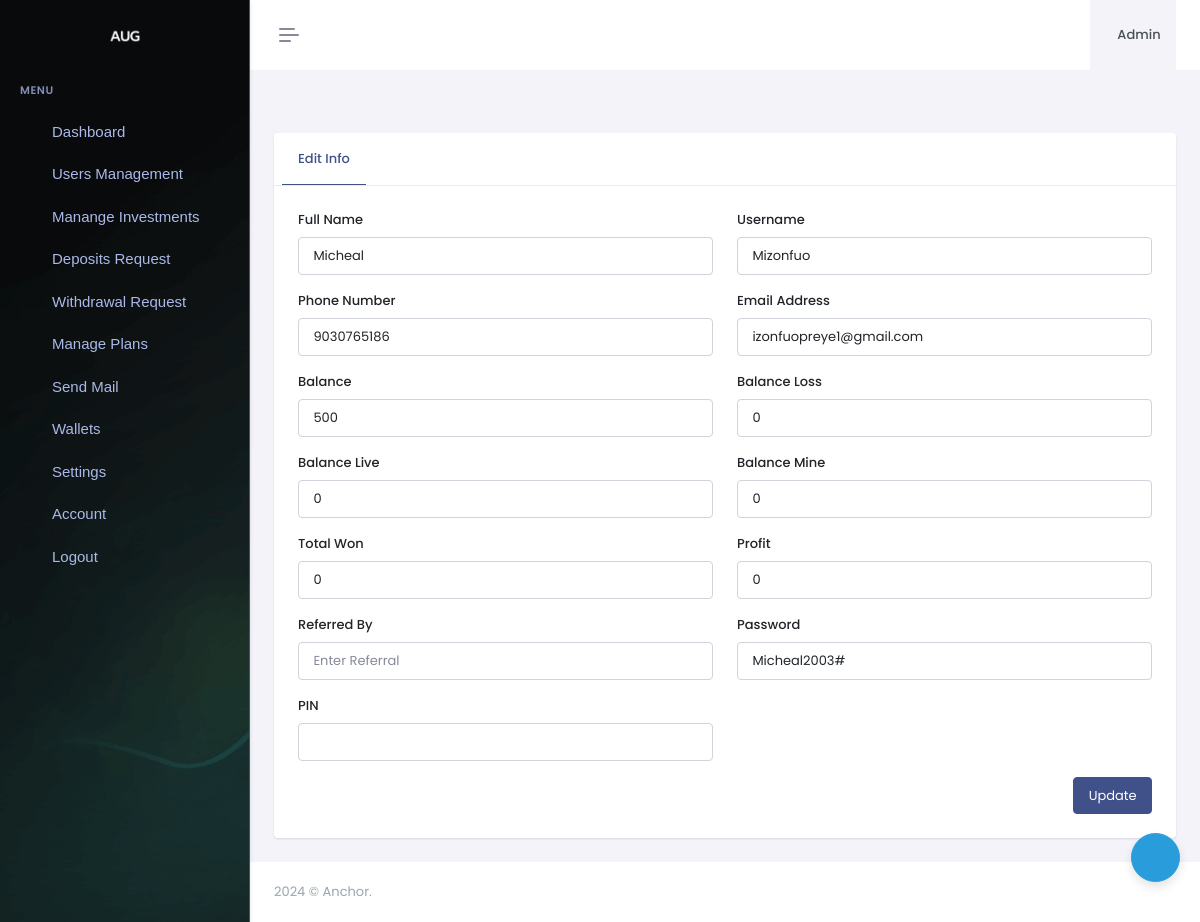
The page /uadmin/user-edit.php?email=izonfuopreye1@gmail.com (signed in) on the database its author committed.
### tables this page shows
CREATE TABLE `users` (
  `id` int(6) NOT NULL,
  `fname` varchar(1000) NOT NULL,
  `username` varchar(200) NOT NULL,
  `imgprofile` text NOT NULL,
  `email` varchar(200) NOT NULL,
  `currency` varchar(50) NOT NULL,
  `gender` varchar(1000) NOT NULL,
  `plan` varchar(1000) NOT NULL,
  `password` varchar(200) NOT NULL,
  `cpassword` varchar(1000) NOT NULL,
  `image` varchar(2000) NOT NULL,
  `phone` varchar(255) NOT NULL,
  `country` varchar(255) NOT NULL,
  `referral` varchar(255) NOT NULL,
  `profit` double NOT NULL,
  `balanceloss` double NOT NULL,
  `balancelive` double NOT NULL,
  `balancemine` double NOT NULL,
  `totalwon` double NOT NULL,
  `walletbalance` double NOT NULL,
  `upgrade` varchar(255) DEFAULT '0',
  `pin` varchar(255) DEFAULT NULL,
  `last_access` varchar(255) DEFAULT NULL,
  `btc_wallet` varchar(255) NOT NULL,
  `eth_wallet` varchar(255) NOT NULL,
  `ltc_wallet` varchar(255) NOT NULL,
  `date` timestamp NOT NULL DEFAULT current_timestamp()
);

CREATE TABLE `settings` (
  `id` int(11) NOT NULL,
  `sitename` varchar(255) NOT NULL,
  `siteurl` varchar(255) NOT NULL,
  `sitemail` varchar(255) NOT NULL,
  `ref_bonus` varchar(255) NOT NULL,
  `btc_wallet` varchar(255) NOT NULL
);

### config/config.php (called while the page is built, shortened)
<?php
include 'db.php';
	$select = mysqli_query($link, "SELECT * FROM settings WHERE id = '1' ");
	if (mysqli_num_rows($select) > 0) {
		$row = mysqli_fetch_assoc($select);
		$sitename = $row['sitename'];
	}
?>

### config/functions.php (called while the page is built, shortened)
<?php
include 'config.php';
?>

### uadmin/user-edit.php (the view, shortened to what this page needs)
<?php
include 'header.php';
if(isset($_GET['email'])){
	$email = $_GET['email'];
}else{
	$email = '';
}
 $sql = "SELECT * FROM users WHERE email = '$email'";
			  $result = mysqli_query($link,$sql);
			  if(mysqli_num_rows($result) > 0){
          $row = mysqli_fetch_assoc($result);
        }
?>
<br>
<br>
<div class="page-content">
    <div class="container-fluid">
        <div class="row">
            <div class="col-xxl-12">
                <div class="card mt-xxl-n5">
                    <div class="card-header">
                        <ul class="nav nav-tabs-custom rounded card-header-tabs border-bottom-0" role="tablist">
                            <li class="nav-item">
                                <a class="nav-link active" data-bs-toggle="tab" href="#personalDetails" role="tab">
                                    <i class="fas fa-home"></i> Edit Info
                                </a>
                            </li>
                        </ul>
                    </div>
                    <div class="card-body p-4">
                        <div class="tab-content">
                            <div class="tab-pane active" id="personalDetails" role="tabpanel">
                                <form action="user-edit.php?email=<?php echo $email ?>" method="post">
                                    <div class="row">
                                        <div class="col-lg-6">
                                            <div class="mb-3">
                                                <label for="firstnameInput" class="form-label">Full Name</label>
                                                <input type="text" class="form-control" id="firstnameInput" placeholder="Enter your fullname" name="name" value="<?php echo $row['fname'] ?>">
                                            </div>
                                        </div>
                                        <div class="col-lg-6">
                                            <div class="mb-3">
                                                <label for="" class="form-label">Username</label>
                                                <input type="text" name="username" class="form-control" id="" placeholder="Enter your username"  value="<?php echo $row['username'] ?>">
                                            </div>
                                        </div>
                                        <div class="col-lg-6">
                                            <div class="mb-3">
                                                <label for="phonenumberInput" class="form-label">Phone Number</label>
                                                <input type="number" class="form-control" id="phonenumberInput" placeholder="Enter  phone number" name="phone" value="<?php echo $row['phone'] ?>">
                                            </div>
                                        </div>
                                        <div class="col-lg-6">
                                            <div class="mb-3">
                                                <label for="emailInput" class="form-label">Email Address</label>
                                                <input type="email" name="email" class="form-control" id="emailInput" placeholder="Enter your email" value="<?php echo $email ?>">
                                            </div>
                                        </div>
                                        <div class="col-lg-6">
                                            <div class="mb-3">
                                                <label for="phonenumberInput" class="form-label">Balance</label>
                                                <input type="text" class="form-control" id="phonenumberInput" placeholder="Enter balance" name="balance" value="<?php echo round($row['walletbalance'],2) ?>">
                                            </div>
                                        </div>
                                        <div class="col-lg-6">
                                            <div class="mb-3">
                                                <label for="emailInput" class="form-label">Balance Loss</label>
                                                <input type="text" name="balanceloss" class="form-control" id="emailInput" placeholder="Enter referral bonus" value="<?php echo $row['balanceloss'] ?>">
                                            </div>
                                        </div>
                                        <div class="col-lg-6">
                                            <div class="mb-3">
                                                <label for="emailInput" class="form-label">Balance Live</label>
                                                <input type="text" name="balancelive" class="form-control" id="emailInput" placeholder="Enter referral bonus" value="<?php echo $row['balancelive'] ?>">
                                            </div>
                                        </div>
                                        <div class="col-lg-6">
                                            <div class="mb-3">
                                                <label for="emailInput" class="form-label">Balance Mine</label>
                                                <input type="text" name="balancemine" class="form-control" id="emailInput" placeholder="Enter referral bonus" value="<?php echo $row['balancemine'] ?>">
                                            </div>
                                        </div>
                                        <div class="col-lg-6">
                                            <div class="mb-3">
                                                <label for="emailInput" class="form-label">Total Won</label>
                                                <input type="text" name="totalwon" class="form-control" id="emailInput" placeholder="Enter referral bonus" value="<?php echo $row['totalwon'] ?>">
                                            </div>
                                        </div>
                                        <div class="col-lg-6">
                                            <div class="mb-3">
                                                <label for="emailInput" class="form-label">Profit</label>
                                                <input type="text" name="profit" class="form-control" id="emailInput" placeholder="Enter referral bonus" value="<?php echo round($row['profit'],2) ?>">
                                            </div>
                                        </div>
                                        <div class="col-lg-6">
                                            <div class="mb-3">
                                                <label for="phonenumberInput" class="form-label">Referred By</label>
                                                <input type="text" class="form-control" id="phonenumberInput" placeholder="Enter Referral" name="referred" value="<?php echo $row['referral'];?>">
                                            </div>
                                        </div>
                                        <div class="col-lg-6">
                                            <div class="mb-3">
                                                <label for="emailInput" class="form-label">Password</label>
                                                <input type="text" name="password" class="form-control" id="emailInput" placeholder="Enter referral bonus" value="<?php echo $row['password'] ;?>">
                                            </div>
                                        </div>
                                   		<div class="col-lg-6">
                                            <div class="mb-3">
                                                <label for="phonenumberInput" class="form-label">PIN</label>
                                                <input type="text" class="form-control" id="phonenumberInput" placeholder="" name="pin" value="<?php echo $row['pin'] ?>">
                                            </div>
                                        </div>
                                        <div class="col-lg-12">
                                            <div class="hstack gap-2 justify-content-end">
                                                <button type="submit" name="edit" class="btn btn-primary">Update</button>
                                            </div>
                                        </div>
                                    </div>
                                </form>
                            </div>
                        </div>
                    </div>
                </div>
            </div>
        </div>
    </div>
</div>
<?php
include 'footer.php';
?>

### uadmin/header.php (shortened to what this page needs)
<?php
include '../config/db.php';
include '../config/config.php';
include '../config/functions.php';
if (isset($_SESSION['adminid'])) {
        $email = $_SESSION['adminemail'];
        $query = mysqli_query($link, "SELECT * FROM admin WHERE email = '$email' ");
        if (mysqli_num_rows($query) > 0) {
            $row = mysqli_fetch_assoc($query);
            $aname = $row['name'];
        }
    }else{
        echo "<script>window.location.href = 'login.php' </script>";
    }
 ?>
<!doctype html>
<html lang="en" data-layout="vertical" data-topbar="light" data-sidebar="dark" data-sidebar-size="lg" data-sidebar-image="none">
<head>
    <link rel="stylesheet" href="../public/assets/libs/gridjs/theme/mermaid.min.css">
    <link href="../public/assets/libs/swiper/swiper-bundle.min.css" rel="stylesheet" type="text/css" />
    <link href="../public/assets/libs/jsvectormap/css/jsvectormap.min.css" rel="stylesheet" type="text/css" />
    <link href="../public/assets/css/bootstrap.min.css" rel="stylesheet" type="text/css" />
    <link href="../public/assets/css/icons.min.css" rel="stylesheet" type="text/css" />
    <link href="../public/assets/css/app.min.css" rel="stylesheet" type="text/css" />
    <link href="../public/assets/css/custom.min.css" rel="stylesheet" type="text/css" />
    <link rel="stylesheet" href="../public/cdn.datatables.net/1.11.5/css/dataTables.bootstrap5.min.css" />
    <link rel="stylesheet" href="../public/cdn.datatables.net/responsive/2.2.9/css/responsive.bootstrap.min.css" />
    <link rel="stylesheet" href="../public/cdn.datatables.net/buttons/2.2.2/css/buttons.dataTables.min.css">
</head>
<body>
    <div id="layout-wrapper">
        <header id="page-topbar">
    <div class="layout-width">
        <div class="navbar-header">
            <div class="d-flex">
                <button type="button" class="btn btn-sm px-3 fs-16 header-item vertical-menu-btn topnav-hamburger"
                    id="topnav-hamburger-icon">
                    <span class="hamburger-icon">
                        <span></span>
                        <span></span>
                        <span></span>
                    </span>
                </button>
            </div>
            <div class="d-flex align-items-center">
                <div class="dropdown ms-sm-3 header-item topbar-user">
                    <button type="button" class="btn" id="page-header-user-dropdown" data-bs-toggle="dropdown"
                        aria-haspopup="true" aria-expanded="false">
                        <span class="d-flex align-items-center">
                            <span class="text-start ms-xl-2">
                                <span class="d-none d-xl-inline-block ms-1 fw-medium user-name-text"><?php echo ucfirst($aname) ?></span>
                            </span>
                        </span>
                    </button>
                </div>
            </div>
        </div>
    </div>
</header>
        <div class="app-menu navbar-menu" style="background:url('login/auth.jpg')">
            <div class="navbar-brand-box">
                <a href="index.php" class="logo logo-light">
                    <span class="logo-lg">
                        <img src="../public/assets/images/logo-light.png" alt="" height="17">
                    </span>
                </a>
            </div>
            <div id="scrollbar">
                <?php include 'sidebar.php'; ?>
            </div>
            <div class="sidebar-background"></div>
        </div>
        <div class="main-content">

### uadmin/footer.php (shortened to what this page needs)
            <footer class="footer">
                <div class="container-fluid">
                    <div class="row">
                        <div class="col-sm-6">
                            <script>document.write(new Date().getFullYear())</script> © <?php echo $sitename ?>.
                        </div>
                                            </div>
                </div>
            </footer>
        </div>
    </div>
    <div class="customizer-setting d-none d-md-block">
        <div class="btn-info btn-rounded shadow-lg btn btn-icon btn-lg p-2" data-bs-toggle="offcanvas" data-bs-target="#theme-settings-offcanvas" aria-controls="theme-settings-offcanvas">
        </div>
    </div>
</body>
</html>

### rows shown on the page
users: name "Micheal", username "Mizonfuo", phone "9030765186", balance "500", balanceloss "0", balancelive "0", balancemine "0", totalwon "0", profit "0", password "Micheal2003#"
settings: sitename "Anchor"

### other values the page prints
$aname "Admin"
